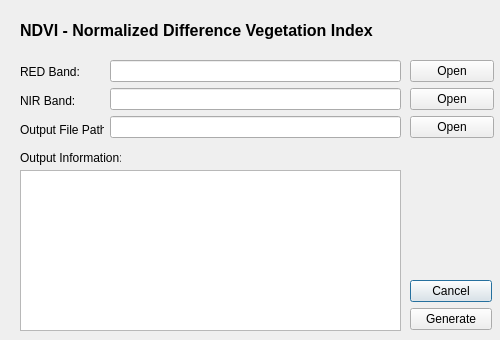
<?xml version="1.0" encoding="UTF-8"?>
<ui version="4.0">
 <class>Ndvi</class>
 <widget class="QDialog" name="Ndvi">
  <property name="geometry">
   <rect>
    <x>0</x>
    <y>0</y>
    <width>500</width>
    <height>340</height>
   </rect>
  </property>
  <property name="windowTitle">
   <string>Dialog</string>
  </property>
  <widget class="QLabel" name="label_4">
   <property name="geometry">
    <rect>
     <x>20</x>
     <y>10</y>
     <width>411</width>
     <height>41</height>
    </rect>
   </property>
   <property name="font">
    <font>
     <pointsize>12</pointsize>
     <weight>75</weight>
     <bold>true</bold>
    </font>
   </property>
   <property name="text">
    <string>NDVI - Normalized Difference Vegetation Index</string>
   </property>
  </widget>
  <widget class="QTextBrowser" name="textBrowser">
   <property name="geometry">
    <rect>
     <x>20</x>
     <y>170</y>
     <width>381</width>
     <height>161</height>
    </rect>
   </property>
  </widget>
  <widget class="QLabel" name="label_5">
   <property name="geometry">
    <rect>
     <x>20</x>
     <y>150</y>
     <width>101</width>
     <height>16</height>
    </rect>
   </property>
   <property name="text">
    <string>Output Information:</string>
   </property>
  </widget>
  <widget class="QWidget" name="">
   <property name="geometry">
    <rect>
     <x>20</x>
     <y>60</y>
     <width>84</width>
     <height>81</height>
    </rect>
   </property>
   <layout class="QVBoxLayout" name="verticalLayout">
    <item>
     <widget class="QLabel" name="label_2">
      <property name="text">
       <string>RED Band:</string>
      </property>
     </widget>
    </item>
    <item>
     <widget class="QLabel" name="label">
      <property name="text">
       <string>NIR Band:</string>
      </property>
     </widget>
    </item>
    <item>
     <widget class="QLabel" name="label_3">
      <property name="text">
       <string>Output File Path:</string>
      </property>
     </widget>
    </item>
   </layout>
  </widget>
  <widget class="QWidget" name="">
   <property name="geometry">
    <rect>
     <x>110</x>
     <y>60</y>
     <width>291</width>
     <height>80</height>
    </rect>
   </property>
   <layout class="QVBoxLayout" name="verticalLayout_2">
    <item>
     <widget class="QLineEdit" name="ndviRED_txt"/>
    </item>
    <item>
     <widget class="QLineEdit" name="ndviNIR_txt"/>
    </item>
    <item>
     <widget class="QLineEdit" name="ndviOut_txt"/>
    </item>
   </layout>
  </widget>
  <widget class="QWidget" name="">
   <property name="geometry">
    <rect>
     <x>410</x>
     <y>280</y>
     <width>82</width>
     <height>50</height>
    </rect>
   </property>
   <layout class="QVBoxLayout" name="verticalLayout_4">
    <item>
     <widget class="QPushButton" name="cancel_btn">
      <property name="text">
       <string>Cancel</string>
      </property>
     </widget>
    </item>
    <item>
     <widget class="QPushButton" name="ndvi_btn">
      <property name="text">
       <string>Generate</string>
      </property>
     </widget>
    </item>
   </layout>
  </widget>
  <widget class="QWidget" name="">
   <property name="geometry">
    <rect>
     <x>410</x>
     <y>60</y>
     <width>84</width>
     <height>81</height>
    </rect>
   </property>
   <layout class="QHBoxLayout" name="horizontalLayout">
    <item>
     <layout class="QVBoxLayout" name="verticalLayout_3">
      <item>
       <widget class="QPushButton" name="ndviRED_btn">
        <property name="text">
         <string>Open</string>
        </property>
       </widget>
      </item>
      <item>
       <widget class="QPushButton" name="ndviNIR_btn">
        <property name="text">
         <string>Open</string>
        </property>
       </widget>
      </item>
      <item>
       <widget class="QPushButton" name="ndviOut_btn">
        <property name="text">
         <string>Open</string>
        </property>
       </widget>
      </item>
     </layout>
    </item>
   </layout>
  </widget>
  <zorder>ndvi_btn</zorder>
  <zorder>ndviRED_txt</zorder>
  <zorder>ndviNIR_txt</zorder>
  <zorder>ndviOut_txt</zorder>
  <zorder>ndviRED_btn</zorder>
  <zorder>ndviNIR_btn</zorder>
  <zorder>ndviOut_btn</zorder>
  <zorder>label</zorder>
  <zorder>label_2</zorder>
  <zorder>label_3</zorder>
  <zorder>ndviRED_btn</zorder>
  <zorder>label_4</zorder>
  <zorder>cancel_btn</zorder>
  <zorder>ndvi_btn</zorder>
  <zorder>cancel_btn</zorder>
  <zorder>cancel_btn</zorder>
  <zorder>ndvi_btn</zorder>
  <zorder>textBrowser</zorder>
  <zorder>label_5</zorder>
 </widget>
 <tabstops>
  <tabstop>ndviRED_btn</tabstop>
  <tabstop>ndviNIR_btn</tabstop>
  <tabstop>ndviOut_btn</tabstop>
  <tabstop>ndvi_btn</tabstop>
  <tabstop>ndviRED_txt</tabstop>
  <tabstop>ndviNIR_txt</tabstop>
  <tabstop>ndviOut_txt</tabstop>
 </tabstops>
 <resources/>
 <connections>
  <connection>
   <sender>cancel_btn</sender>
   <signal>clicked()</signal>
   <receiver>Ndvi</receiver>
   <slot>close()</slot>
   <hints>
    <hint type="sourcelabel">
     <x>450</x>
     <y>281</y>
    </hint>
    <hint type="destinationlabel">
     <x>462</x>
     <y>254</y>
    </hint>
   </hints>
  </connection>
 </connections>
</ui>
